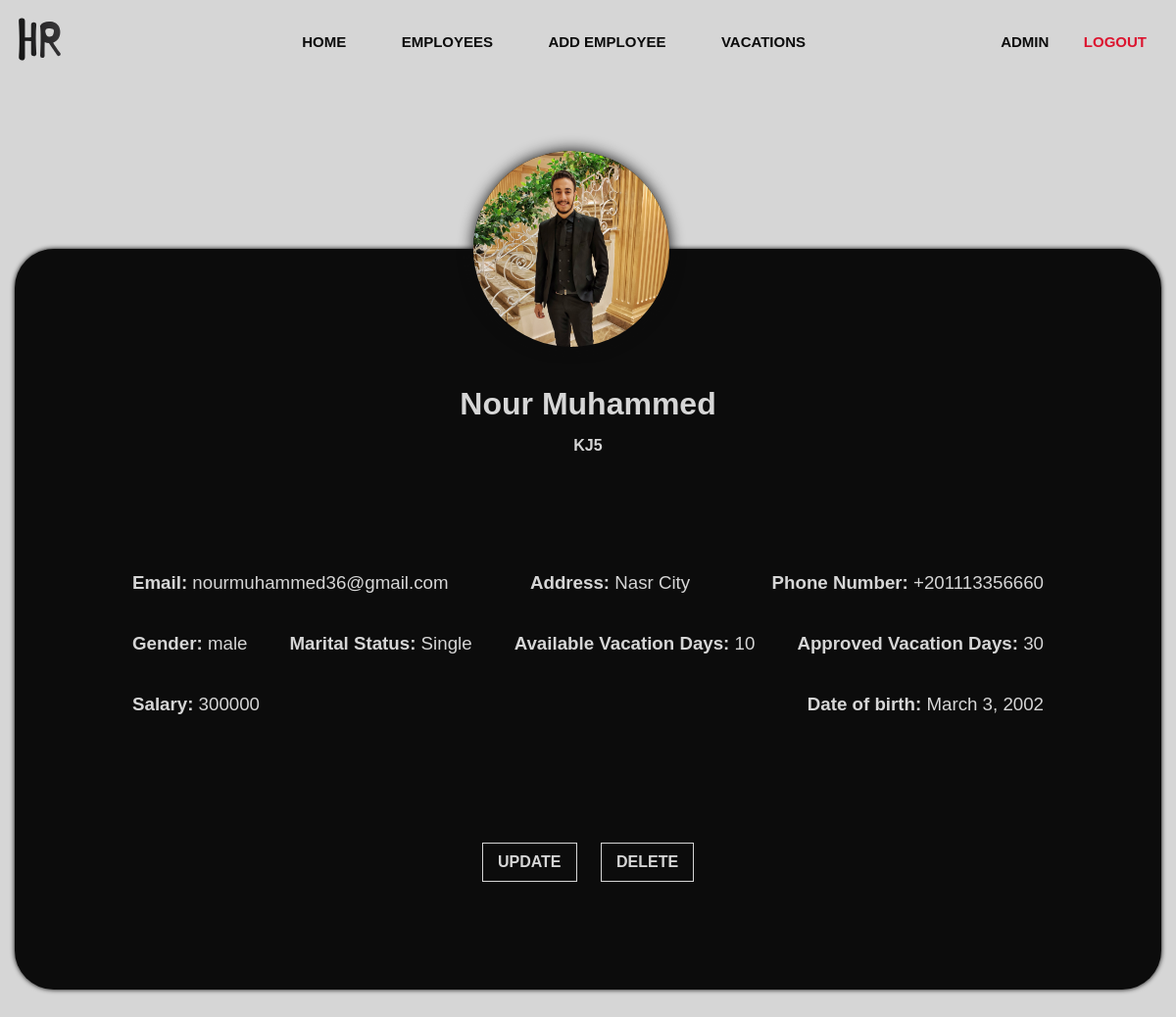
Screenshot of /human-resources/employee/profile/Nour Muhammed (signed in) with the database file from the repository.
### employee/models.py (models this page shows, shortened)
class Employee(models.Model):
    maritalChoices = [
        ("Single", "Single"),
        ("Married", "Married"),
        ("Divorced", "Divorced"),
        ("Widowed", "Widowed"),
        ("Separated", "Separated"),
    ]
    genderChoices = [
        ("M", "Male"),
        ("F", "Female"),
    ]
    name = models.CharField(max_length=20, null=True)
    empID = models.CharField(max_length=5, null=True)
    empEmail = models.EmailField(max_length=30, null=True)
    profilePicture = models.ImageField(
        upload_to="uploads",
        default="profile/pngegg.png",
        blank=True,
        null=True,
    )
    address = models.CharField(max_length=30, null=True)
    phoneNum = models.CharField(max_length=15, null=True)
    gender = models.CharField(max_length=10, null=True)
    maritalStatus = models.CharField(max_length=10, null=True, choices=maritalChoices)
    availableVacation = models.IntegerField(null=True)
    approvedVacation = models.IntegerField(null=True)
    salaryVacation = models.IntegerField(null=True)
    birthDate = models.DateField(blank=True, null=True)

### employee/views.py (the view)
# urls.py: path("profile/<str:name>", views.profile, name="profile"),
@login_required(login_url="login")
def profile(request, name):
    employee = Employee.objects.get(name=name)
    context = {"emp": employee}
    return render(request, "employee/employeeProfile.html", context)

### templates/employee/employeeProfile.html (shortened to what this page needs)
{% load static %}
<!DOCTYPE html>
<html lang="en">
  <head>
   <link rel="stylesheet" href="{% static  'css/master.css' %}" />
      <link rel="stylesheet" href="{% static 'css/employeeProfile.css'%}" />
      <link rel="stylesheet" href="{% static  'css/all.min.css'%}" />
  </head>
  <body>
    <div class="parent">
        {% include "constant/nav.html" %}
          <div class="employee-info">
            <div class="container">
              <div class="profile-photo" id="empPhoto">
                <img src="{{emp.profilePicture.url}}" alt="" />
              </div>
              <h1 id="empname"> {{emp.name}}</h1>
              <h4 id="empid"> {{emp.empID}}</h4>
              <div class="info">
                <div class="flex" id="info">
                  <h3><span>Email:</span> {{emp.empEmail}}</h3>
                  <h3><span> Address:</span> {{emp.address}}</h3>
                  <h3><span> Phone Number:</span> {{emp.phoneNum}}</h3>
                  <h3><span> Gender: </span> {{emp.gender}}</h3>
                  <h3><span> Marital Status: </span>{{emp.maritalStatus}}</h3>
                  <h3><span> Available Vacation Days:</span> {{emp.availableVacation}}</h3>
                  <h3><span> Approved Vacation Days:</span> {{emp.approvedVacation}}</h3>
                  <h3><span>Salary:</span> {{emp.salaryVacation}}</h3>
                  <h3><span>Date of birth:</span> {{emp.birthDate}}</h3>
                </div>
              </div>
              <div class="btns">
                <div class="btn flex">
                  <a href="{% url "updateEmployee" emp.name %}">Update</a>
                </div>
                <div class="btn flex">
                  <a  id="delbtn">Delete</a>
                </div>
              </div>
            </div>
          </div>
        </div>
  </body>
</html>

### templates/constant/nav.html
{% load static %}
   <div class="nav">
        <div class="container flex">
          <div class="logo">
            <a href="{% url "home" %}"><img src="{% static 'images/logo-01.svg' %}" alt="logo" /></a>
          </div>
          <ul class="nav-menu horezontal">
            <li><a href="{% url "home" %}" class="btn6">Home</a></li>
            <li><a href="{% url "employees" %}" class="btn6">Employees</a></li>
            <li><a href="{% url 'addEmployee'%}" class="btn6">Add Employee</a></li>
            <li><a href="{% url 'vacationIntro'%}" class="btn6">Vacations</a></li>
          </ul>
          <div class="auth-btn">
            {% if user.is_authenticated %}
            <a href="{% url 'userProfile'  %}" class="btn6">{{user.username}}</a>
            <a href="{% url 'logout'%}" class="btn6 active">Logout</a>
            {% else %}
            <a href="{% url 'login'%}" class="btn6">Login</a>
            <a href="{% url 'register'%}" class="btn6 active">Register</a>
            {% endif %}
          </div>
        </div>
      </div>

### static/css/master.css (style rules this page uses)
:root { --mainColor:#d6d6d6; --secColor:#cccccc; --mainText:rgb(12, 12, 12); --secText:rgb(220, 20, 47); }
* { box-sizing: border-box; margin: 0; }
html { scroll-behavior: smooth; }
body { background-color: var(--mainColor); font-family: "Merriweather Sans", sans-serif; }
.container { margin-left: auto; margin-right: auto; padding-left: 15px; padding-right: 15px; }
.flex { display: flex; flex-wrap: wrap; }
ul { list-style: none; }
a { text-decoration: none; }
@media (min-width: 768px) { .container { width: 750px; } }
@media (min-width: 992px) { .container { width: 970px; } }
@media (min-width: 1200px) { .container { width: 1170px; } }
.nav { z-index: 2; position: fixed; top: 0px; left: 0; right: 0; z-index: 1000; background-color: transparent; transition: .3s; -webkit-transition: .3s; -moz-transition: .3s; -ms-transition: .3s; -o-transition: .3s; }
.nav .container { justify-content: space-between; align-items: center; padding: 15px 0; }
.nav .container .logo a img { width: 50px; }
.nav .container .nav-menu li a, .nav .container .auth-btn a { color: var(--mainText); font-weight: bold; font-size: 15px; transition: .3s; -webkit-transition: .3s; -moz-transition: .3s; -ms-transition: .3s; -o-transition: .3s; }
.nav .container .horezontal li { display: inline-block; margin-left: 20px; }
.nav .container .auth-btn a.active { color: var(--secText); border: none; transition: .3s; -webkit-transition: .3s; -moz-transition: .3s; -ms-transition: .3s; -o-transition: .3s; }
.btn,.btn6 { padding: 10px 15px; color: #fff; font-family: sans-serif; text-transform: uppercase; text-align: center; position: relative; text-decoration: none; display:inline-block; }
.btn::before { content: ''; position: absolute; bottom: 50%; left: 0px; width: 100%; height: 1px; display: block; -webkit-transform-origin: left top; -ms-transform-origin: left top; transform-origin: left top; -webkit-transform: scale(0, 1); -ms-transform: scale(0, 1); transform: scale(0, 1); -webkit-transition: transform 0.4s cubic-bezier(1, 0, 0, 1); transition: transform 0.4s cubic-bezier(1, 0, 0, 1) }
.btn6 { border:1px solid transparent; -webkit-transition: all 0.4s cubic-bezier(.5, .24, 0, 1); transition: all 0.4s cubic-bezier(.5, .24, 0, 1); }
.btn6::before { content: ''; position: absolute; left: 0px; bottom:0px; z-index:-1; width: 0%; height:1px; background: var(--secText); box-shadow: inset 0px 0px 0px var(--secText); display: block; -webkit-transition: all 0.4s cubic-bezier(.5, .24, 0, 1); transition: all 0.4s cubic-bezier(.5, .24, 0, 1) }
.btn6::after { content: ''; position: absolute; right: 0px; top:0px; z-index:-1; width: 0%; height:1px; background: var(--secText); -webkit-transition: all 0.4s cubic-bezier(.5, .24, 0, 1); transition: all 0.4s cubic-bezier(.5, .24, 0, 1) }

### rows the page displays
Employee: profilePicture (picture), name "Nour Muhammed", empID "KJ5", empEmail "nourmuhammed36@gmail.com", address "Nasr City", phoneNum "+201113356660", gender "male", maritalStatus "Single", availableVacation "10", approvedVacation "30", salaryVacation "300000", birthDate "March 3, 2002"

### other values shown
{{ user.username }} "ADMIN"
